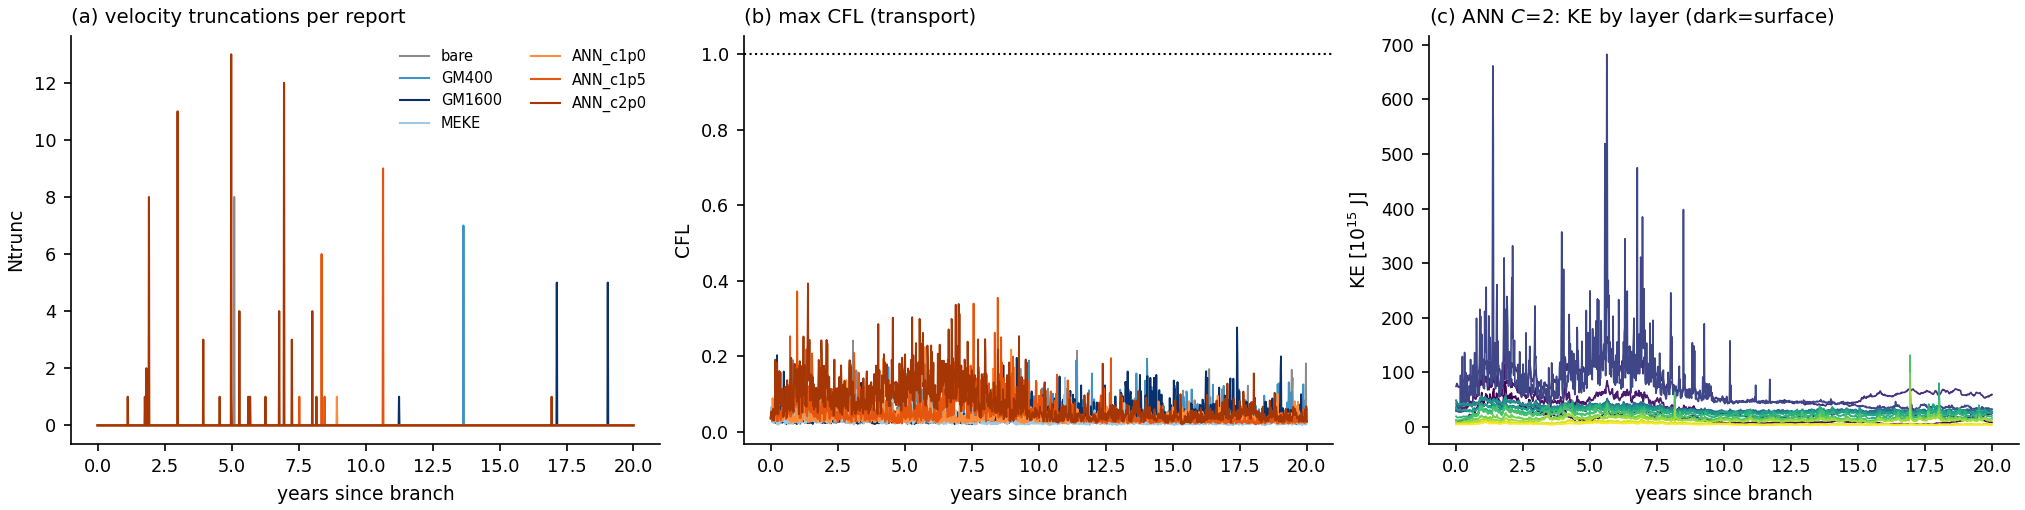

This chart was generated by the following Python code:
"""Are the KE spikes in the higher-C ANN runs physical, or numerical trouble?

ocean.stats.nc carries exactly what is needed to tell: `Ntrunc` (velocity truncations applied that
step -- nonzero means the model had to clip a velocity, i.e. numerical distress) and the two CFL
diagnostics, alongside KE resolved BY LAYER, which localises where a spike lives in the vertical.

A physical eddy-energy excursion should show no truncations, CFL well under 1, and KE spread over
the layers that carry the flow. A numerical one shows truncations coincident with the spikes and
KE concentrated in one or two layers -- most often the thinnest."""
import numpy as np, xarray as xr
import matplotlib; matplotlib.use("Agg"); import matplotlib.pyplot as plt

B = "/scratch/db194/mom6/jul2026_nw2"
RUNS = ["bare", "GM400", "GM1600", "MEKE", "ANN_c1p0", "ANN_c1p5", "ANN_c2p0"]

d = {}
for r in RUNS:
    ds = xr.open_dataset(f"{B}/{r}/output/ocean.stats.nc", decode_times=False)
    d[r] = dict(t=(ds["Time"].values - ds["Time"].values[0]) / 360.0,
                ntr=ds["Ntrunc"].values, ke=ds["KE"].values,
                cfl=ds["max_CFL_trans"].values, cfl_lin=ds["max_CFL_lin"].values)
    ds.close()

print(f"{'run':<10}{'tot Ntrunc':>12}{'steps>0':>9}{'max CFL_tr':>12}{'max CFL_lin':>13}"
      f"{'KE p99/median':>15}{'layer of max KE':>17}")
for r in RUNS:
    s = d[r]; ke = s["ke"].sum(axis=1)
    kl = s["ke"][np.argmax(ke)]                       # layer profile at the peak-KE time
    print(f"{r:<10}{int(s['ntr'].sum()):>12}{int((s['ntr']>0).sum()):>9}{s['cfl'].max():>12.3f}"
          f"{s['cfl_lin'].max():>13.3f}{np.percentile(ke,99)/np.median(ke):>15.2f}"
          f"{int(np.argmax(kl))+1:>10} of {s['ke'].shape[1]}")

# where does the excess KE live, at the spikes, for the ANN runs?
print("\nlayer share of KE at the 5 largest spikes (ANN runs), vs the run's own median profile:")
for r in ("ANN_c1p0", "ANN_c1p5", "ANN_c2p0"):
    s = d[r]; ke = s["ke"].sum(axis=1)
    top = np.argsort(ke)[-5:]
    prof_hi = s["ke"][top].mean(axis=0); prof_hi /= prof_hi.sum()
    prof_md = np.median(s["ke"], axis=0); prof_md /= prof_md.sum()
    k = int(np.argmax(prof_hi - prof_md))
    print(f"  {r:<10} spike KE concentrates in layer {k+1:2d} "
          f"({100*prof_hi[k]:.0f}% of KE at spikes vs {100*prof_md[k]:.0f}% typically)")

plt.rcParams.update({"font.size": 9, "axes.titlesize": 9.5, "axes.labelsize": 9,
                     "xtick.labelsize": 8.5, "ytick.labelsize": 8.5, "legend.fontsize": 8})
fig, ax = plt.subplots(1, 3, figsize=(13.5, 3.4), constrained_layout=True)
COL = {"bare": "#8c8c8c", "GM400": "#4292c6", "GM1600": "#08306b", "MEKE": "#9ecae1",
       "ANN_c1p0": "#fd8d3c", "ANN_c1p5": "#e6550d", "ANN_c2p0": "#a63603"}
for r in RUNS:
    s = d[r]
    ax[0].plot(s["t"], s["ntr"], color=COL[r], lw=1.0, label=r)
    ax[1].plot(s["t"], s["cfl"], color=COL[r], lw=0.9)
ax[0].set_title("(a) velocity truncations per report", loc="left"); ax[0].set_ylabel("Ntrunc")
ax[1].set_title("(b) max CFL (transport)", loc="left"); ax[1].set_ylabel("CFL")
ax[1].axhline(1.0, color="k", ls=":", lw=1)
s = d["ANN_c2p0"]
for k in range(s["ke"].shape[1]):
    ax[2].plot(s["t"], s["ke"][:, k] / 1e15, lw=0.8, color=plt.cm.viridis(k / 14))
ax[2].set_title("(c) ANN $C$=2: KE by layer (dark=surface)", loc="left")
ax[2].set_ylabel("KE [$10^{15}$ J]")
for a in ax:
    a.set_xlabel("years since branch"); a.spines[["top", "right"]].set_visible(False)
ax[0].legend(frameon=False, ncol=2, fontsize=7)
png = "/home/db194/ANN-momentum-buoyancy-mesoscale/src/training-on-CM2.6/scripts/nw2_spike_diagnosis.png"
fig.savefig(png, dpi=150); print("\nwrote", png)
